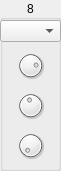
   <widget class="QGroupBox" name="step_8">
    <property name="enabled">
     <bool>true</bool>
    </property>
    <property name="geometry">
     <rect>
      <x>550</x>
      <y>70</y>
      <width>61</width>
      <height>171</height>
     </rect>
    </property>
    <property name="title">
     <string>8</string>
    </property>
    <property name="alignment">
     <set>Qt::AlignCenter</set>
    </property>
    <property name="flat">
     <bool>false</bool>
    </property>
    <property name="checkable">
     <bool>false</bool>
    </property>
    <property name="checked">
     <bool>false</bool>
    </property>
    <widget class="DialKnob" name="ctrl_8">
     <property name="geometry">
      <rect>
       <x>0</x>
       <y>130</y>
       <width>61</width>
       <height>31</height>
      </rect>
     </property>
     <property name="sizePolicy">
      <sizepolicy hsizetype="Fixed" vsizetype="Fixed">
       <horstretch>0</horstretch>
       <verstretch>0</verstretch>
      </sizepolicy>
     </property>
     <property name="minimumSize">
      <size>
       <width>0</width>
       <height>0</height>
      </size>
     </property>
     <property name="maximumSize">
      <size>
       <width>16777215</width>
       <height>16777215</height>
      </size>
     </property>
     <property name="minimum">
      <number>0</number>
     </property>
     <property name="maximum">
      <number>127</number>
     </property>
     <property name="value">
      <number>0</number>
     </property>
     <property name="wrapping">
      <bool>false</bool>
     </property>
     <property name="notchTarget">
      <double>8.000000000000000</double>
     </property>
     <property name="notchesVisible">
      <bool>false</bool>
     </property>
    </widget>
    <widget class="DialKnob" name="velocity_8">
     <property name="geometry">
      <rect>
       <x>0</x>
       <y>50</y>
       <width>61</width>
       <height>31</height>
      </rect>
     </property>
     <property name="sizePolicy">
      <sizepolicy hsizetype="Fixed" vsizetype="Fixed">
       <horstretch>0</horstretch>
       <verstretch>0</verstretch>
      </sizepolicy>
     </property>
     <property name="minimumSize">
      <size>
       <width>0</width>
       <height>0</height>
      </size>
     </property>
     <property name="maximumSize">
      <size>
       <width>16777215</width>
       <height>16777215</height>
      </size>
     </property>
     <property name="minimum">
      <number>0</number>
     </property>
     <property name="maximum">
      <number>127</number>
     </property>
     <property name="value">
      <number>100</number>
     </property>
     <property name="wrapping">
      <bool>false</bool>
     </property>
     <property name="notchTarget">
      <double>8.000000000000000</double>
     </property>
     <property name="notchesVisible">
      <bool>false</bool>
     </property>
    </widget>
    <widget class="DialKnob" name="gate_8">
     <property name="geometry">
      <rect>
       <x>0</x>
       <y>90</y>
       <width>61</width>
       <height>31</height>
      </rect>
     </property>
     <property name="sizePolicy">
      <sizepolicy hsizetype="Fixed" vsizetype="Fixed">
       <horstretch>0</horstretch>
       <verstretch>0</verstretch>
      </sizepolicy>
     </property>
     <property name="minimumSize">
      <size>
       <width>0</width>
       <height>0</height>
      </size>
     </property>
     <property name="maximumSize">
      <size>
       <width>16777215</width>
       <height>16777215</height>
      </size>
     </property>
     <property name="minimum">
      <number>1</number>
     </property>
     <property name="maximum">
      <number>200</number>
     </property>
     <property name="value">
      <number>94</number>
     </property>
     <property name="wrapping">
      <bool>false</bool>
     </property>
     <property name="notchTarget">
      <double>8.000000000000000</double>
     </property>
     <property name="notchesVisible">
      <bool>false</bool>
     </property>
    </widget>
    <widget class="ComboPicker" name="note_8">
     <property name="geometry">
      <rect>
       <x>0</x>
       <y>20</y>
       <width>61</width>
       <height>22</height>
      </rect>
     </property>
    </widget>
   </widget>
